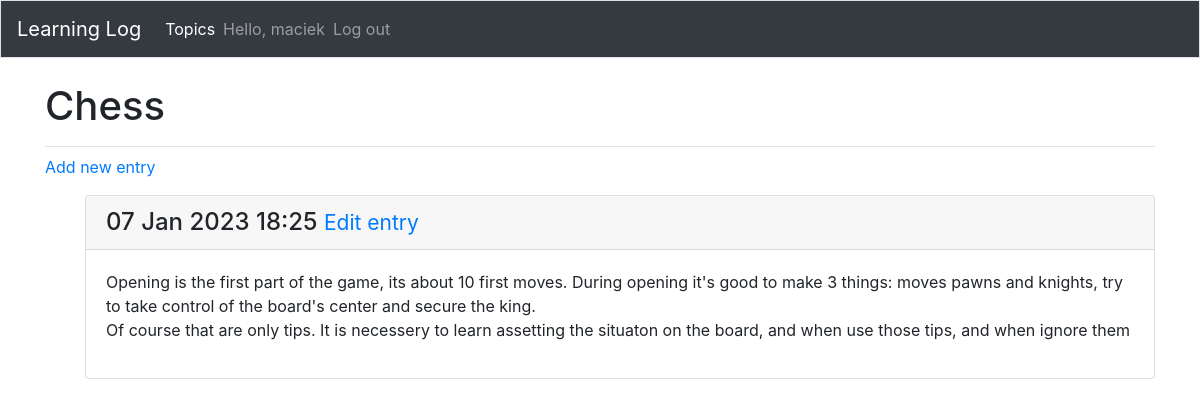
The app's page /topics/1 (signed in), older data.
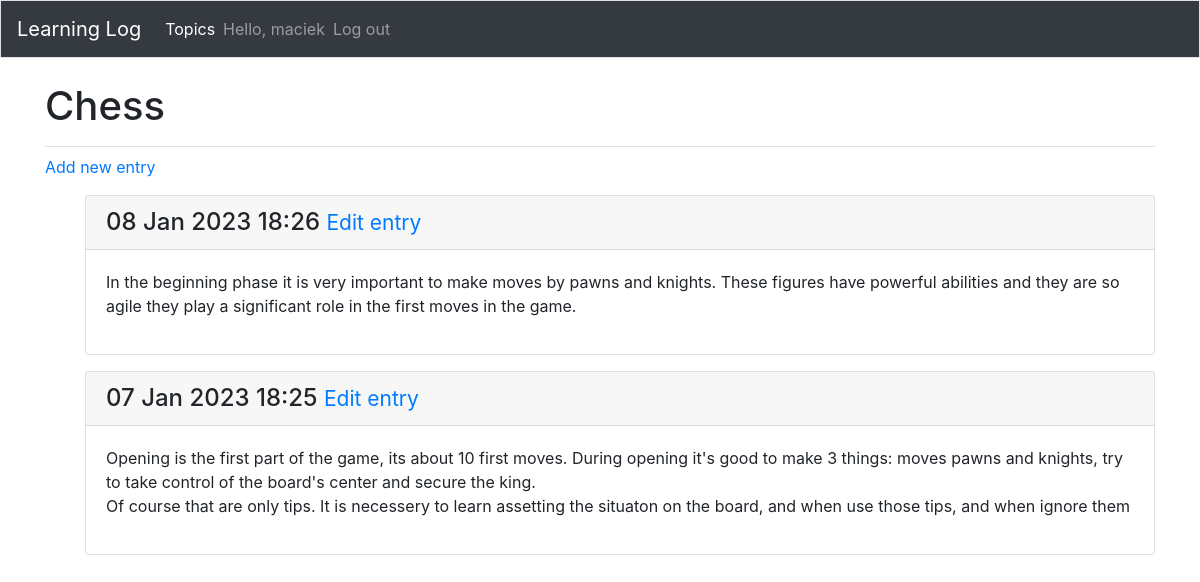
The same page, newer data.
### learning_logs/models.py (models this page shows, shortened)
class Topic(models.Model):
    text = models.CharField(max_length=200)
    date_added = models.DateTimeField(auto_now_add=True)
    owner = models.ForeignKey(User, on_delete=models.CASCADE)
    def __str__(self):
        return self.text

class Entry(models.Model):
    topic = models.ForeignKey(Topic, on_delete=models.CASCADE)
    text = models.TextField()
    date_added = models.DateTimeField(auto_now_add=True)
    class Meta:
        verbose_name_plural = 'entries'

### learning_logs/views.py (the view)
# urls.py: path('topics/<int:topic_id>', views.topic, name='topic'),
@login_required
def topic(request, topic_id):
    topic = Topic.objects.get(id=topic_id)
    if topic.owner != request.user:
        raise Http404
    entries = topic.entry_set.order_by('-date_added')
    context = {'topic': topic, 'entries': entries}
    return render(request, 'learning_logs/topic.html', context)

### templates/learning_logs/topic.html
{% extends 'base.html' %}
{% block page_header %}
<h1>{{ topic }}</h1>
{% endblock %}
{% block content %}
<p>
    <a href=" {% url 'learning_logs:new_entry' topic.id %}">Add new entry</a>
</p>
<ul>
	{% for entry in entries %}
    <div class="card mb-3">
        <h4 class="card-header">
        {{ entry.date_added|date:'d M Y H:i' }}
        <small><a href=" {% url 'learning_logs:edit_entry' entry.id %}"> Edit entry</a></small>
        </h4>
    <div class="card-body">
        {{ entry.text|linebreaks }}
    </div>
</div>
    {% empty %}
    <li> There hasn't been added any entry yet </li>
	{% endfor %}
{% endblock %}

### templates/base.html (shortened to what this page needs)
{% load bootstrap4 %}
<!DOCTYPE html>
<html lang="en">
	<head>
		{% bootstrap_css %} {% bootstrap_javascript jquery='full' %}
	</head>
	<body>
		<nav class="navbar navbar-expand-md navbar-dark bg-dark mb-4 border">
			<a class="navbar-brand" href="{% url 'learning_logs:index' %}">Learning Log</a>
			<div class="collapse navbar-collapse" id="navbarCollapse">
				<ul class="navbar-nav">
					<li class="nav-item">
						<a class="nav-link active" aria-current="page" href="{% url 'learning_logs:topics' %}">Topics</a>
					</li>
				</ul>
				<ul class="navbar-nav">
					{% if user.is_authenticated %}
					<li class="nav-item">
						<span class="navbar-text">Hello, {{ user.username }}</span>
					</li>
					<li class="nav-item">
						<a class="nav-link" href="{% url 'users:logout' %}">Log out</a>
					</li>
					{% endif %}
				</ul>
			</div>
		</nav>
		<main role="main" class="container">
			<div class="pb-2 mb-2 border-bottom">{% block page_header %} {% endblock %}</div>
			<div>{% block content %} {% endblock content %}</div>
		</main>
	</body>
</html>

Row changes from the older to the newer data that the page shows:
added Entry: date_added "08 Jan 2023 18:26", text "In the beginning phase it is very important to make moves by pawns and knights. These figures have powerful abilities and they are so agile they play a significant role in the first moves in the game."
